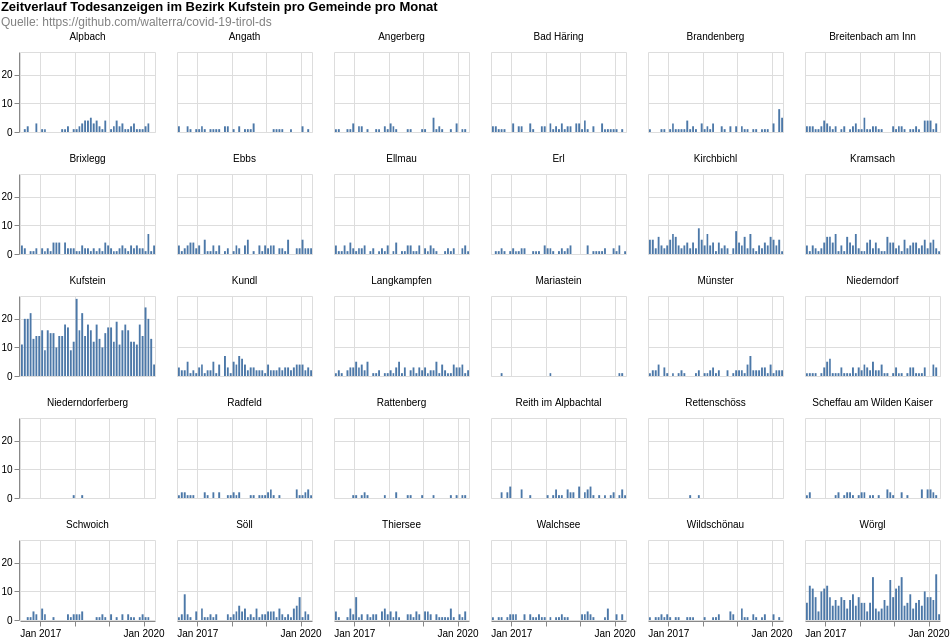

Specify this chart in Vega-Lite:
### Vega-Lite specification from a JSON file in a GitHub repository (floating-point values rounded to 4 significant figures; data arrays with more than 128 entries replaced by an {"elided": "..."} marker saying what was removed)
{"$schema": "https://vega.github.io/schema/vega-lite/v4.8.1.json", "columns": 6, "config": {"view": {"continuousHeight": 300, "continuousWidth": 400}}, "data": {"name": "data-0175c2415ed8d3f7a21e3ca69a613438"}, "datasets": {"data-0175c2415ed8d3f7a21e3ca69a613438": {"elided": "2652 records"}}, "facet": {"field": "municipaly", "title": null, "type": "nominal"}, "padding": 0, "spec": {"layer": [{"encoding": {"tooltip": [{"field": "date", "timeUnit": "yearmonth", "type": "temporal"}, {"aggregate": "sum", "field": "count", "type": "quantitative"}], "x": {"field": "date", "timeUnit": "yearmonth", "title": null, "type": "temporal"}, "y": {"aggregate": "sum", "field": "count", "title": null, "type": "quantitative"}}, "height": 80, "mark": "bar", "width": 135}]}, "title": {"color": "black", "subtitle": ["Quelle: https://github.com/walterra/covid-19-tirol-ds"], "subtitleColor": "gray", "text": ["Zeitverlauf Todesanzeigen im Bezirk Kufstein pro Gemeinde pro Monat"]}}
